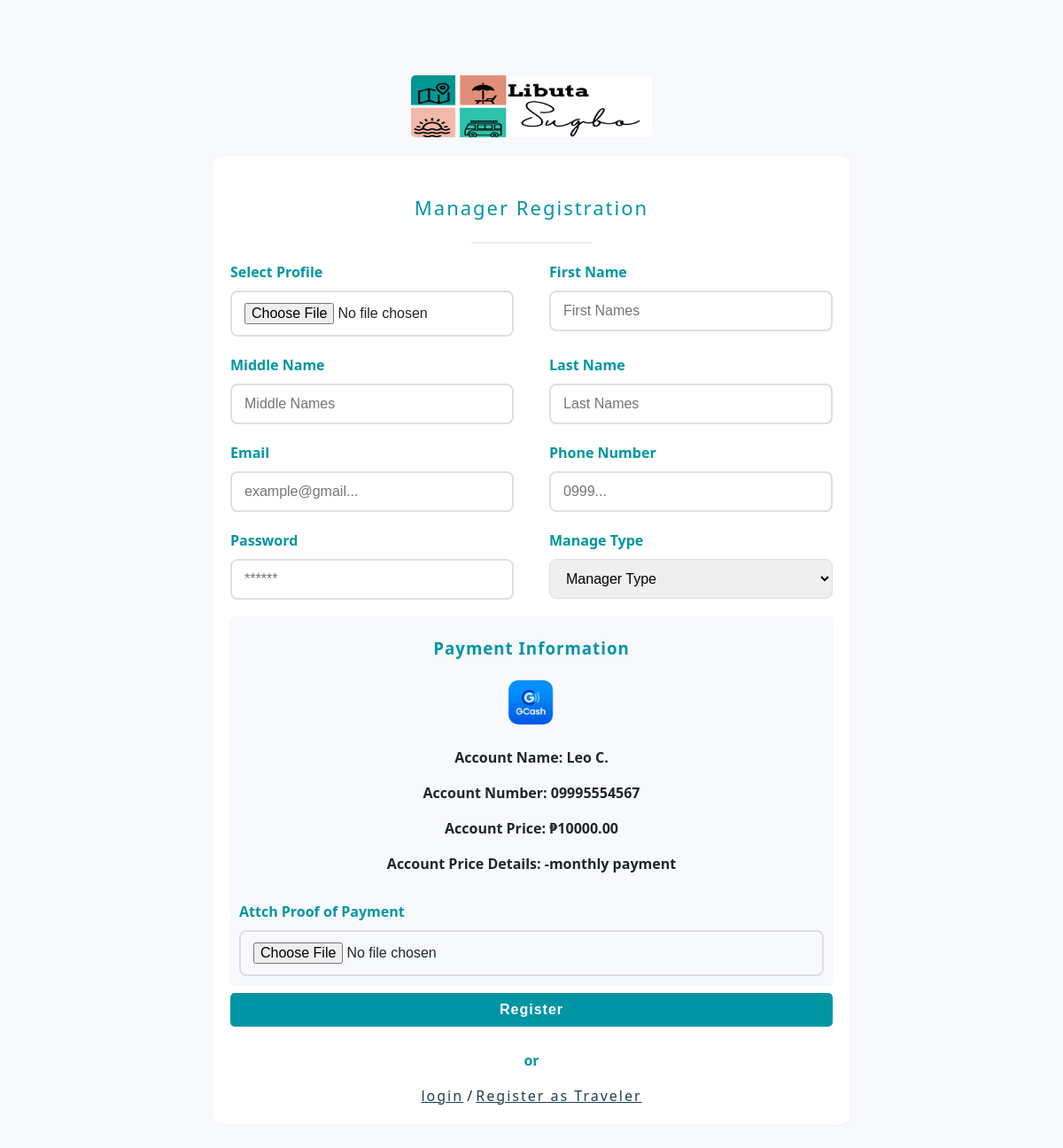
The app's page /src/user/register_manager.php with its own data.
### tables this page shows
CREATE TABLE `logo` (
  `id` int(255) NOT NULL,
  `image` varchar(255) NOT NULL
);

CREATE TABLE `gcash` (
  `id` int(255) NOT NULL,
  `name` varchar(255) NOT NULL,
  `number` varchar(255) NOT NULL
);

CREATE TABLE `pricing` (
  `id` int(255) NOT NULL,
  `account_pricing` decimal(10,2) NOT NULL,
  `account_details` longtext NOT NULL
);

### class/Logo.php (called while the page is built, shortened)
<?php
class Logo extends User
{
    public function GetLogo()
    {
        $con = $this->GetConnection();
        $stmt = $con->prepare("SELECT * FROM logo");
        $stmt->execute();
        return $stmt->fetch(PDO::FETCH_OBJ);
    }
}

### class/Gcash.php (called while the page is built, shortened)
<?php
class Gcash extends User
{
    public function GetGcash()
    {
        $con = $this->GetConnection();
        $stmt = $con->prepare("SELECT * FROM gcash");
        $stmt->execute();
        return $stmt->fetch(PDO::FETCH_OBJ);
    }
    public function GetPricing()
    {
        $con = $this->GetConnection();
        $stmt = $con->prepare("SELECT * FROM pricing");
        $stmt->execute();
        return $stmt->fetch(PDO::FETCH_OBJ);
    }
}

### src/user/register_manager.php (the view, shortened to what this page needs)
<?php
     $Gcash = new Gcash;
     $GetGcash = $Gcash->GetGcash();
     $accountname = '-------';
     $accountnum = '-------';
     if($GetGcash){
        $accountname = $GetGcash->name;
        $accountnum = $GetGcash->number;
     }
     $logo = new Logo;
     $Getlogo = $logo->Getlogo();
     $logoimage = '';
     if($Getlogo){
        $logoimage = $Getlogo->image;
     }
     $GetPricing = $Gcash->GetPricing();
     $account_pricing = '';
     $account_details = '';
     if($GetPricing){
        $account_pricing = $GetPricing->account_pricing;
        $account_details = $GetPricing->account_details;
     }
?>
<!DOCTYPE html>
<html lang="en">
<head>
    <link rel="stylesheet" href="../public/css/authentication_style.css?v=6">
</head>
<body>
    <div class="containter-signup">
        <div class="logo_cont-signup">
            <img src="assets/logo/<?php echo $logoimage; ?>" alt="">
        </div>
        <div class="signup-containers">
            <div class="header-container">
                <p id='spamttitle'>
                  Manager Registration
                </p>
            </div>
            <div class="hrdiv">
                <hr class="hr">
           </div>
           <form id="submitForm" class="input-container-signup">
                <div class="signdis">
                    <div class="input-container">
                        <span>Select Profile</span>
                        <input type="file" id="profile_image" name="profile_image" required placeholder="Select Profile">
                    </div>
                    <div class="input-container">
                        <span>First Name</span>
                        <input type="text" id="first_name" name="first_name" required placeholder="First Names">
                    </div>
                    <div class="input-container">
                        <span>Middle Name</span>
                        <input type="text" id="middle_name" name="middle_name" required placeholder="Middle Names">
                    </div>
                    <div class="input-container">
                        <span>Last Name</span>
                        <input type="text" id="last_name" name="last_name" required placeholder="Last Names">
                    </div>
                    <div class="input-container">
                        <span>Email</span>
                        <input type="email" id="email" name="email" required placeholder="example@gmail...">
                    </div>
                    <div class="input-container">
                        <span>Phone Number</span>
                        <input type="number" id="phone" name="phone" required placeholder="0999...">
                    </div>
                    <div class="input-container">
                        <span>Password</span>
                        <input type="password" id="password" name="password" required placeholder="******">
                    </div>
                    <div class="input-container">
                        <span>Manage Type</span>
                        <select name="manager_type" id="manager_type" required>
                            <option>Manager Type</option>
                        </select>
                    </div>
                </div>
                <div class="payment_">
                    <h3>Payment Information</h3>
                    <div class="logo_gcash">
                        <img src="assets/signup/gcashlogo.png" alt="">
                    </div>
                    <div class="rowss">
                            <div id="id_div">
                                <p>Account Name: <span><?php echo ucwords($accountname); ?></span></p>
                                <p>Account Number: <span><?php echo $accountnum; ?></span></p>
                                <p>Account Price: <span>₱<?php echo $account_pricing; ?></span></p>
                                <p>Account Price Details: <span><?php echo $account_details; ?></span></p>
                            </div>
                    </div>
                    <div class="input-container2">
                        <span>Attch Proof of Payment</span>
                        <input type="file" id="pop" name="pop" required placeholder>
                    </div>
                </div>
                <div class="submit-container">
                    <button id="submit">
                        <span id="span">Register</span>
                    </button>
                </div>
            </form>
            <div class="sign_up">
                <p>or</p>
                <a href="login">login</a> / <a href="register_traveler">Register as Traveler</a>
            </div>
        </div>
    </div>
</body>
</html>

### records on screen
logo: image (picture)
gcash: name "Leo C.", number "09995554567"
pricing: account_pricing "10000.00", account_details "-monthly payment"
